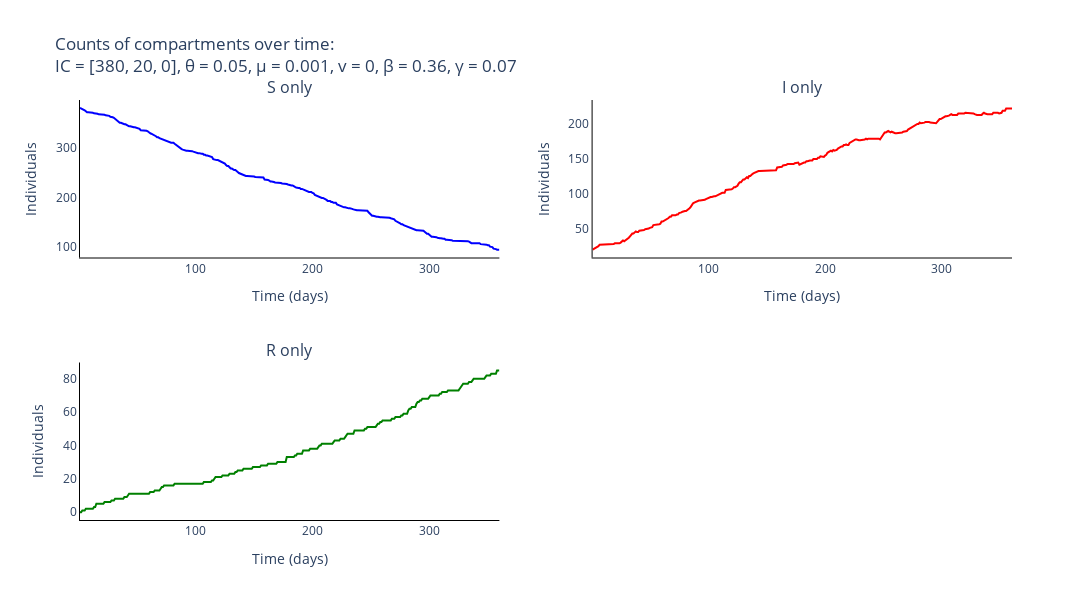

This figure's notebook cell:
### Code cell
# Trace names - represent the type of individuals for the simulation
trace_name = ['{}'.format(s) for s in compartments]

# Names of panels
panels = ['{} only'.format(s) for s in compartments]

fig = go.Figure()
fig = make_subplots(rows=int(np.ceil(len(panels)/2)), cols=2, subplot_titles=tuple('{}'.format(p) for p in panels))

# Add traces to the separate counts panels
for s, spec in enumerate(compartments):
    for _ in range(num_experiments):
        fig.add_trace(
            go.Scatter(
                y=output_algorithm[_, :, s].tolist(),
                x=times,
                mode='lines',
                name=trace_name[s],
                line_color=colours[s],
                showlegend=False,
            ),
            row= int(np.floor(s / 2)) + 1,
            col= s % 2 + 1
        )

# Add axis labels
fig.update_layout(
    title='Counts of compartments over time:<br>IC = {}, θ = {}, μ = {}, v = {}, β = {:.2f}, γ = {:.2f}'.format(parameters[0:3], parameters[3], parameters[4], parameters[5], parameters[6], parameters[7]),
    width=1100, 
    height=600,
    plot_bgcolor='white',
    xaxis=dict(
        linecolor='black',
        title = 'Time (days)'
        ),
    yaxis=dict(
        linecolor='black',
        title = 'Individuals'),
    xaxis2=dict(
        linecolor='black',
        title = 'Time (days)'
        ),
    yaxis2=dict(
        linecolor='black',
        title = 'Individuals'),
    xaxis3=dict(
        linecolor='black',
        title = 'Time (days)'
        ),
    yaxis3=dict(
        linecolor='black',
        title = 'Individuals')
    #legend=dict(
    #    orientation="h",
    #    yanchor="bottom",
    #    y=1.02,
    #    xanchor="right",
    #    x=1
    #)
    )

fig.write_image('images/SIR-gillespie-separate.pdf')
fig.show()

### Figure 1 — Plotly figure (JSON) as saved in the notebook; plotly's stock layout.template omitted (floating-point values rounded to 4 significant figures; data arrays with more than 128 entries replaced by an {"elided": "..."} marker saying what was removed)
{"data": [{"line": {"color": "blue"}, "mode": "lines", "name": "S", "showlegend": false, "type": "scatter", "x": {"elided": "360 int values"}, "xaxis": "x", "y": {"elided": "360 int values"}, "yaxis": "y"}, {"line": {"color": "red"}, "mode": "lines", "name": "I", "showlegend": false, "type": "scatter", "x": {"elided": "360 int values"}, "xaxis": "x2", "y": {"elided": "360 int values"}, "yaxis": "y2"}, {"line": {"color": "green"}, "mode": "lines", "name": "R", "showlegend": false, "type": "scatter", "x": {"elided": "360 int values"}, "xaxis": "x3", "y": {"elided": "360 int values"}, "yaxis": "y3"}], "layout": {"annotations": [{"font": {"size": 16}, "showarrow": false, "text": "S only", "x": 0.225, "xanchor": "center", "xref": "paper", "y": 1, "yanchor": "bottom", "yref": "paper"}, {"font": {"size": 16}, "showarrow": false, "text": "I only", "x": 0.775, "xanchor": "center", "xref": "paper", "y": 1, "yanchor": "bottom", "yref": "paper"}, {"font": {"size": 16}, "showarrow": false, "text": "R only", "x": 0.225, "xanchor": "center", "xref": "paper", "y": 0.375, "yanchor": "bottom", "yref": "paper"}], "height": 600, "plot_bgcolor": "white", "title": {"text": "Counts of compartments over time:<br>IC = [380, 20, 0], θ = 0.05, μ = 0.001, v = 0, β = 0.36, γ = 0.07"}, "width": 1100, "xaxis": {"anchor": "y", "domain": [0, 0.45], "linecolor": "black", "title": {"text": "Time (days)"}}, "xaxis2": {"anchor": "y2", "domain": [0.55, 1], "linecolor": "black", "title": {"text": "Time (days)"}}, "xaxis3": {"anchor": "y3", "domain": [0, 0.45], "linecolor": "black", "title": {"text": "Time (days)"}}, "xaxis4": {"anchor": "y4", "domain": [0.55, 1]}, "yaxis": {"anchor": "x", "domain": [0.625, 1], "linecolor": "black", "title": {"text": "Individuals"}}, "yaxis2": {"anchor": "x2", "domain": [0.625, 1], "linecolor": "black", "title": {"text": "Individuals"}}, "yaxis3": {"anchor": "x3", "domain": [0, 0.375], "linecolor": "black", "title": {"text": "Individuals"}}, "yaxis4": {"anchor": "x4", "domain": [0, 0.375]}}}
